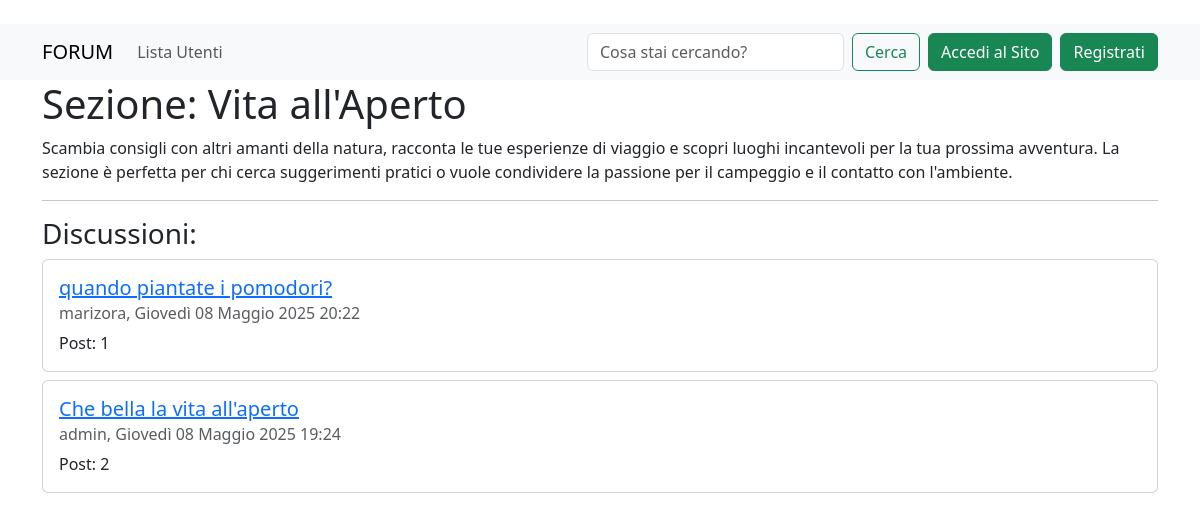
Page /section-detail/3/ on the committed database.
### forum/models.py (models this page shows, shortened)
class Section(TimeStampModel):
    name = models.CharField(max_length=80)
    description = models.TextField()
    logo = models.ImageField()
    class Meta:
        verbose_name = 'Sezione'
        verbose_name_plural = 'Sezioni'
    def __str__(self):
        return self.name

class Thread(TimeStampModel):
    title = models.CharField(max_length=120)
    section = models.ForeignKey(Section, on_delete=models.CASCADE)
    author = models.ForeignKey(settings.AUTH_USER_MODEL, on_delete=models.CASCADE)
    class Meta:
        verbose_name = 'Discussione'
        verbose_name_plural = 'Discussioni'
    def __str__(self):
        return self.title
    def get_absolute_url(self):
        return reverse('forum:thread_detail', kwargs={'pk': self.pk})
    def get_n_posts(self):
        return self.post_set.count()

### users/models.py (models this page shows, shortened)
class CustomUser(AbstractUser):
    pass
    def __str__(self):
        return self.username

### forum/views.py (the view)
# urls.py: path('section-detail/<int:pk>/', views.section_detail_view, name='section_detail'),
def section_detail_view(request, pk):
    section_obj = get_object_or_404(Section, pk=pk)
    section_threads = Thread.objects.filter(section=section_obj).order_by('-created')
    context = {
        'section': section_obj,
        'section_threads': section_threads,
    }
    return render(request, 'forum/section_detail.html', context)

### forum/templates/forum/section_detail.html (shortened to what this page needs)
{% extends "base.html" %}
{% block content %}
<h1>Sezione: {{ section }}</h1>
<p>{{ section.description }}</p>
<hr>
<h3>Discussioni:</h3>
{% for thread in section_threads %}
<div class="card mb-2">
   <div class="card-body">
     <h5 class="card-title"><a href="{{ thread.get_absolute_url }}">{{ thread }}</a></h5>
     <h6 class="card-subtitle mb-2 text-body-secondary">{{ thread.author }}, {{ thread.created }}</h6>
     <p class="card-text">Post: {{ thread.get_n_posts }}</p>
   </div>
</div>
{% endfor %}
{% endblock %}

### rows in the picture
Section: name "Vita all'Aperto", description "Scambia consigli con altri amanti della natura, racconta le tue esperienze di viaggio e scopri luoghi incantevoli per la tua prossima avventura. La sezione è perfetta per chi cerca suggerimenti pratici o vuole condividere la passione per il campeggio e il contatto con l'ambiente."
Thread: title "quando piantate i pomodori?", author "marizora", created "Giovedì 08 Maggio 2025 20:22", get_n_posts "1"
Thread: title "Che bella la vita all'aperto", author "admin", created "Giovedì 08 Maggio 2025 19:24", get_n_posts "2"
